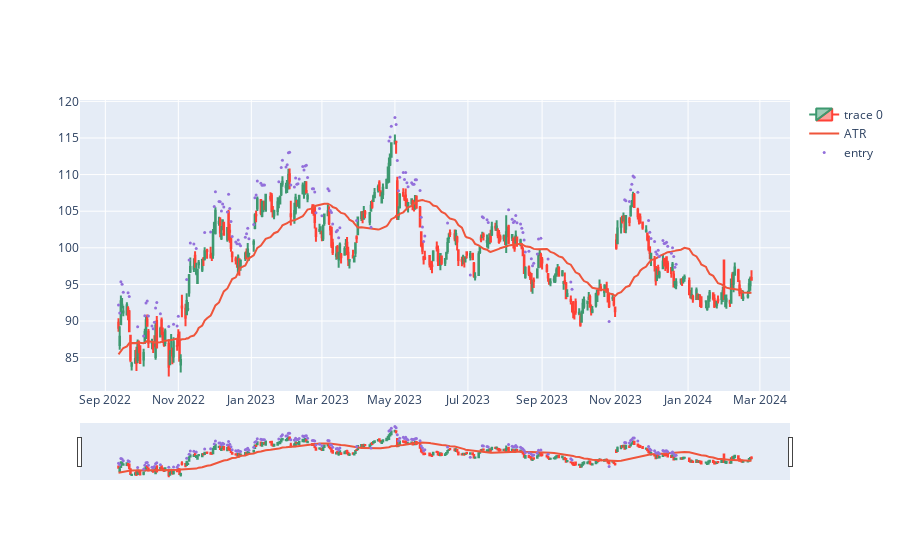

Here is the notebook cell this chart was saved with:
### Code cell
k = 365
dfp1 = dfp1.iloc[-k:, :]
fig = go.Figure(data=[go.Candlestick(x=dfp1.index, 
                open=dfp1["Open"],
                high=dfp1['High'],
                low=dfp1['Low'],
                close=dfp1['Close']),
                ])
fig.add_trace(go.Scatter(x=dfp1.index, y=dfp1["MA40"], mode='lines', name='ATR'))

fig.add_scatter(x=dfp1.index, y=pred_points[-k:], mode='markers',
                marker=dict(size=3, color="MediumPurple"), name='entry')
fig.show()

### Figure 1 — Plotly figure (JSON) as saved in the notebook; plotly's stock layout.template omitted (floating-point values rounded to 4 significant figures; data arrays with more than 128 entries replaced by an {"elided": "..."} marker saying what was removed)
{"data": [{"close": {"elided": "365 float values"}, "high": {"elided": "365 float values"}, "low": {"elided": "365 float values"}, "open": {"elided": "365 float values"}, "type": "candlestick", "x": {"elided": "365 str values"}}, {"mode": "lines", "name": "ATR", "type": "scatter", "x": {"elided": "365 str values"}, "y": {"elided": "365 float values"}}, {"marker": {"color": "MediumPurple", "size": 3}, "mode": "markers", "name": "entry", "type": "scatter", "x": {"elided": "365 str values"}, "y": {"elided": "365 float values"}}], "layout": {}}
